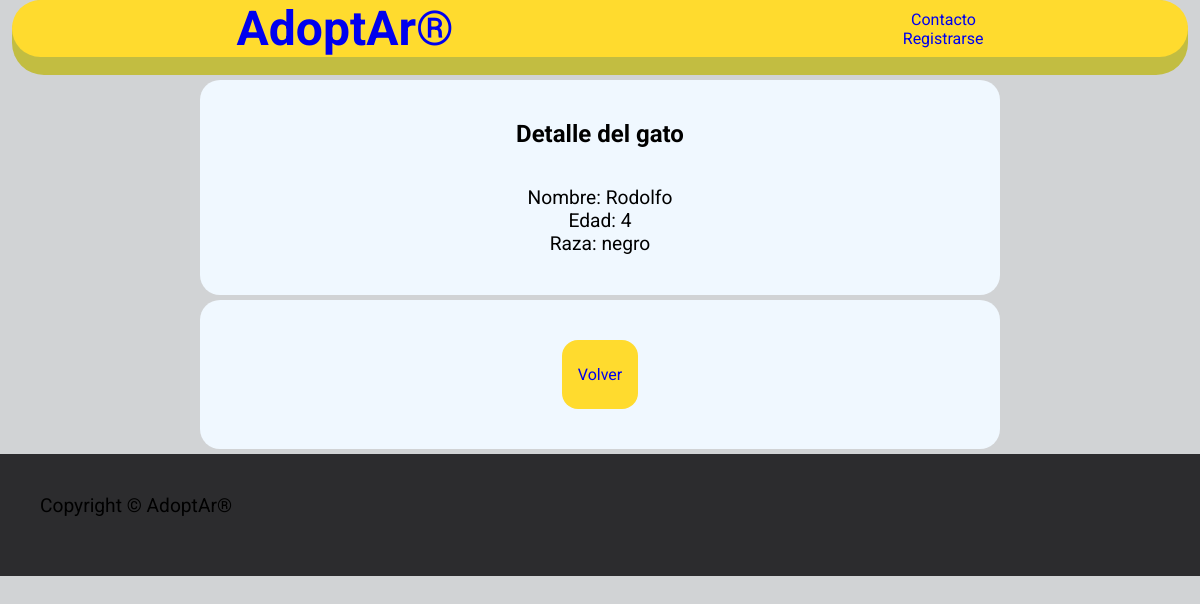
Page /gato/2/detail/ on the committed database.
### Gato/models.py (models this page shows, shortened)
class Gato(models.Model):
    nombre = models.CharField(max_length=20, null=True, blank=True)
    edad = models.IntegerField(null=True, blank=True)
    raza = models.CharField(max_length=20, null=True, blank=True)
    estado = models.BooleanField(default=True)

### Gato/views.py (the view)
# urls.py: path('<int:pk>/detail/',GatoDetail.as_view(), name='detailgato'),
class GatoDetail(DetailView,LoginRequiredMixin):
    model = Gato
    template_name = 'gato_detail.html'
    context_object_name = 'gato'

### Gato/templates/gato_detail.html (shortened to what this page needs)
{% extends 'base.html' %}
{% block content %}
    <section>
    <h1>Detalle del gato</h1>
    <br>
        <p>Nombre: {{ gato.nombre }}</p>
        <p>Edad: {{ gato.edad }}</p>
        <p>Raza: {{ gato.raza }}</p>
    </section>
    <section class="btn-redirect">
        {% if gato.estado %}
            <a class="adopt-btn" href="{% url 'adoptgato' gato.id %}">Adoptame 😺</a>
            <a class="adopt-btn" href="{% url 'updategato' gato.id %}" class="button">Editar</a>
            <a class="adopt-btn" href="{% url 'gatolist' %}" class="button">Volver</a>
        {% else %}
        <a class="adopt-btn" href="{% url 'home' %}" class="button">Volver</a>
        {% endif %}
    </section>
{% endblock %}

### User/static/css/styles.css (style rules this page uses)
* { margin: 0; padding: o; font-family: 'Roboto', sans-serif; text-decoration: none; }
body { font-family: "Roboto", sans-serif; background-color: rgb(209, 211, 213); }
section { width: 60%; margin-left: auto; margin-right: auto; background-color: aliceblue; padding: 40px; margin-top: 5px; border-color: rgb(212, 218, 224); border-radius: 20px; }
p { font-size: 1.2em; }
.btn-redirect { display: flex; justify-content: space-around; }
.adopt-btn { background-color: rgba(255,219,46,255); padding: 25px 16px; border-radius: 1em; }

### rows in the picture
Gato: nombre "Rodolfo", edad "4", raza "negro"
